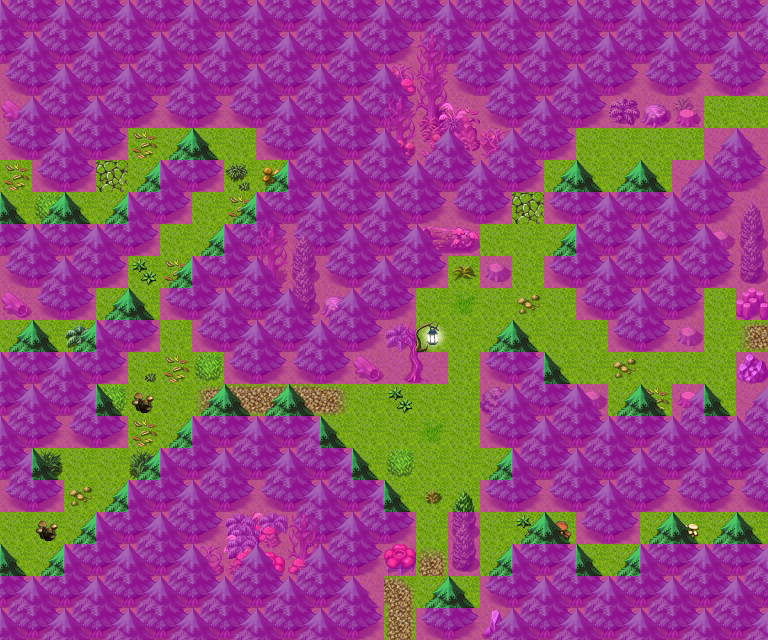

The image is a tile-based game level rendered from a .tmx file. Its description and source (layers, tilesets, objects; grid data summarised) follow:
An orthogonal 24x20 tile map with 32x32 px tiles, 4 tile layers (Ground, Objects, Above, Walkable), 15 tilesets and 11 objects (7x mapchange, 4x spawn).

<map version="1.0" orientation="orthogonal" width="24" height="20" tilewidth="32" tileheight="32">
    <tileset firstgid="1" name="map_6" tilewidth="32" tileheight="32">
        <image source="../drawable/map_6.png" width="256" height="256" />
    </tileset>
    <tileset firstgid="65" name="map_17" tilewidth="32" tileheight="32">
        <image source="../drawable/map_17.png" width="256" height="256" />
    </tileset>
    <tileset firstgid="129" name="map_40" tilewidth="32" tileheight="32">
        <image source="../drawable/map_40.png" width="256" height="256" />
    </tileset>
    <tileset firstgid="193" name="map_10" tilewidth="32" tileheight="32">
        <image source="../drawable/map_10.png" width="256" height="256" />
    </tileset>
    <tileset firstgid="257" name="map_9" tilewidth="32" tileheight="32">
        <image source="../drawable/map_9.png" width="256" height="256" />
    </tileset>
    <tileset firstgid="321" name="map_5" tilewidth="32" tileheight="32">
        <image source="../drawable/map_5.png" width="256" height="256" />
    </tileset>
    <tileset firstgid="385" name="map_0" tilewidth="32" tileheight="32">
        <image source="../drawable/map_0.png" width="256" height="256" />
    </tileset>
    <tileset firstgid="449" name="map_28" tilewidth="32" tileheight="32">
        <image source="../drawable/map_28.png" width="256" height="256" />
    </tileset>
    <tileset firstgid="513" name="map_29" tilewidth="32" tileheight="32">
        <image source="../drawable/map_29.png" width="256" height="256" />
    </tileset>
    <tileset firstgid="577" name="map_1" tilewidth="32" tileheight="32">
        <image source="../drawable/map_1.png" width="256" height="256" />
    </tileset>
    <tileset firstgid="641" name="map_4" tilewidth="32" tileheight="32">
        <image source="../drawable/map_4.png" width="256" height="256" />
    </tileset>
    <tileset firstgid="705" name="map_3" tilewidth="32" tileheight="32">
        <image source="../drawable/map_3.png" width="256" height="256" />
    </tileset>
    <tileset firstgid="769" name="map_26" tilewidth="32" tileheight="32">
        <image source="../drawable/map_26.png" width="256" height="256" />
    </tileset>
    <tileset firstgid="833" name="map_7" tilewidth="32" tileheight="32">
        <image source="../drawable/map_7.png" width="256" height="256" />
    </tileset>
    <tileset firstgid="897" name="map_2" tilewidth="32" tileheight="32">
        <image source="../drawable/map_2.png" width="256" height="256" />
    </tileset>
    <layer name="Ground" width="24" height="20">
        <data>[480 cells, 480 non-empty, 1 distinct tile ids]</data>
    </layer>
    <layer name="Objects" width="24" height="20">
        <data>[480 cells, 395 non-empty, 58 distinct tile ids]</data>
    </layer>
    <layer name="Above" width="24" height="20">
        <data>[480 cells, 101 non-empty, 6 distinct tile ids]</data>
    </layer>
    <layer name="Walkable" width="24" height="20">
        <data>[480 cells, 358 non-empty, 1 distinct tile ids]</data>
    </layer>
    <objectgroup name="Mapevents">
        <object name="west1" type="mapchange" x="0" y="160" width="32" height="64">
            <properties>
                <property name="map" value="mywild18" />
                <property name="place" value="east1" />
            </properties>
        </object>
        <object name="west2" type="mapchange" x="0" y="320" width="32" height="32">
            <properties>
                <property name="map" value="mywild18" />
                <property name="place" value="east2" />
            </properties>
        </object>
        <object name="west3" type="mapchange" x="0" y="512" width="32" height="64">
            <properties>
                <property name="map" value="mywild18" />
                <property name="place" value="east3" />
            </properties>
        </object>
        <object name="east1" type="mapchange" x="736" y="96" width="32" height="32">
            <properties>
                <property name="map" value="mywild20" />
                <property name="place" value="west1" />
            </properties>
        </object>
        <object name="east2" type="mapchange" x="736" y="320" width="32" height="32">
            <properties>
                <property name="map" value="mywild20" />
                <property name="place" value="west2" />
            </properties>
        </object>
        <object name="east3" type="mapchange" x="736" y="512" width="32" height="32">
            <properties>
                <property name="map" value="mywild20" />
                <property name="place" value="west3" />
            </properties>
        </object>
        <object name="south" type="mapchange" x="384" y="608" width="32" height="32">
            <properties>
                <property name="map" value="mywildcave" />
                <property name="place" value="north" />
            </properties>
        </object>
    </objectgroup>
    <objectgroup name="Spawn">
        <object name="forestserpent1" type="spawn" x="96" y="128" width="192" height="160">
            <properties>
                <property name="quantity" value="2" />
                <property name="spawngroup" value="forestserpent1" />
            </properties>
        </object>
        <object name="forestwolf1" type="spawn" x="128" y="224" width="96" height="160">
            <properties>
                <property name="spawngroup" value="forestwolf1" />
            </properties>
        </object>
        <object name="forestserpent1" type="spawn" x="96" y="384" width="384" height="128">
            <properties>
                <property name="quantity" value="3" />
                <property name="spawngroup" value="forestserpent1" />
            </properties>
        </object>
        <object name="forestwolf1" type="spawn" x="416" y="128" width="224" height="352">
            <properties>
                <property name="quantity" value="2" />
                <property name="spawngroup" value="forestwolf1" />
            </properties>
        </object>
    </objectgroup>
    <objectgroup name="Keys" />
    <objectgroup name="Replace" />
</map>
